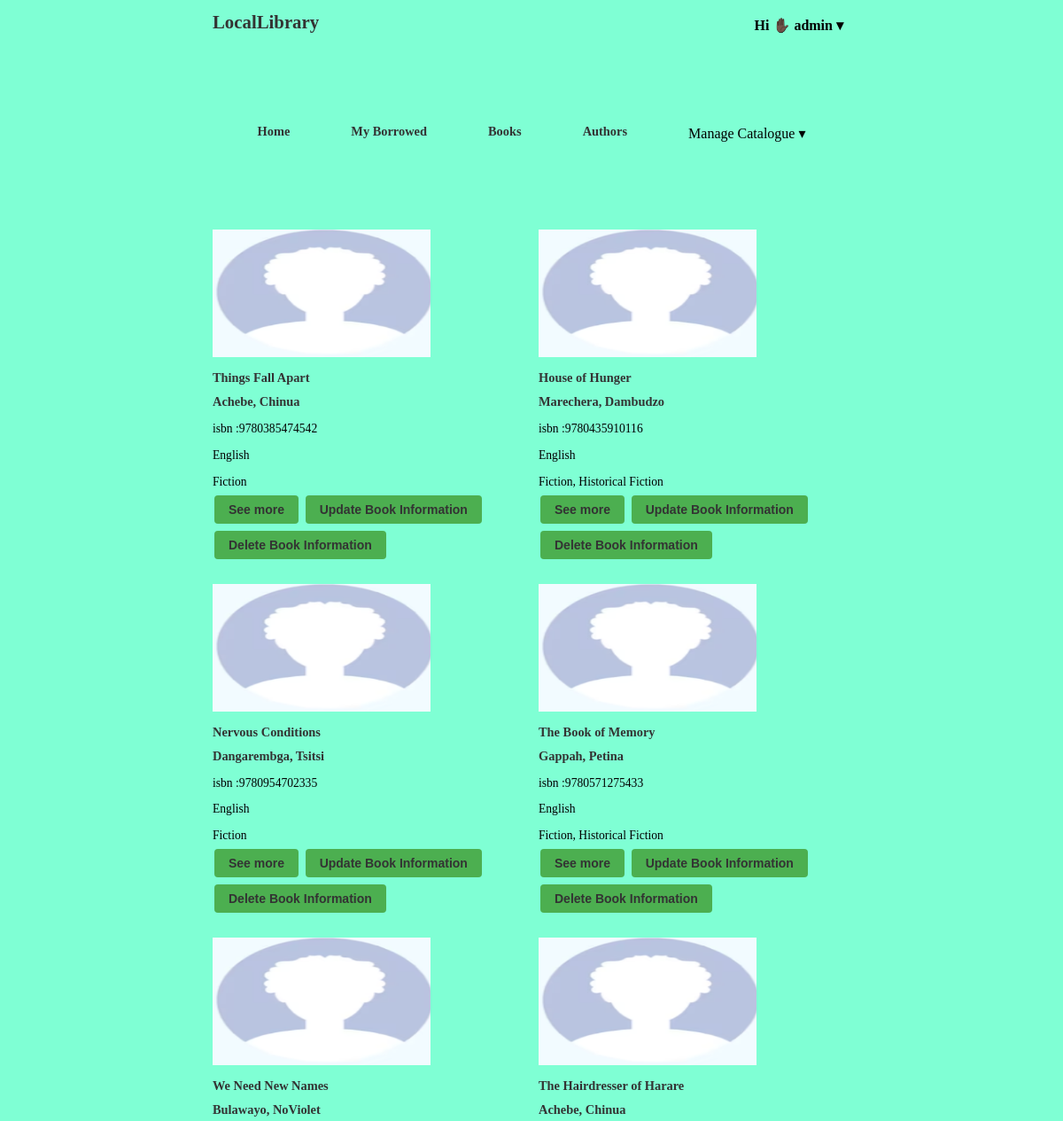
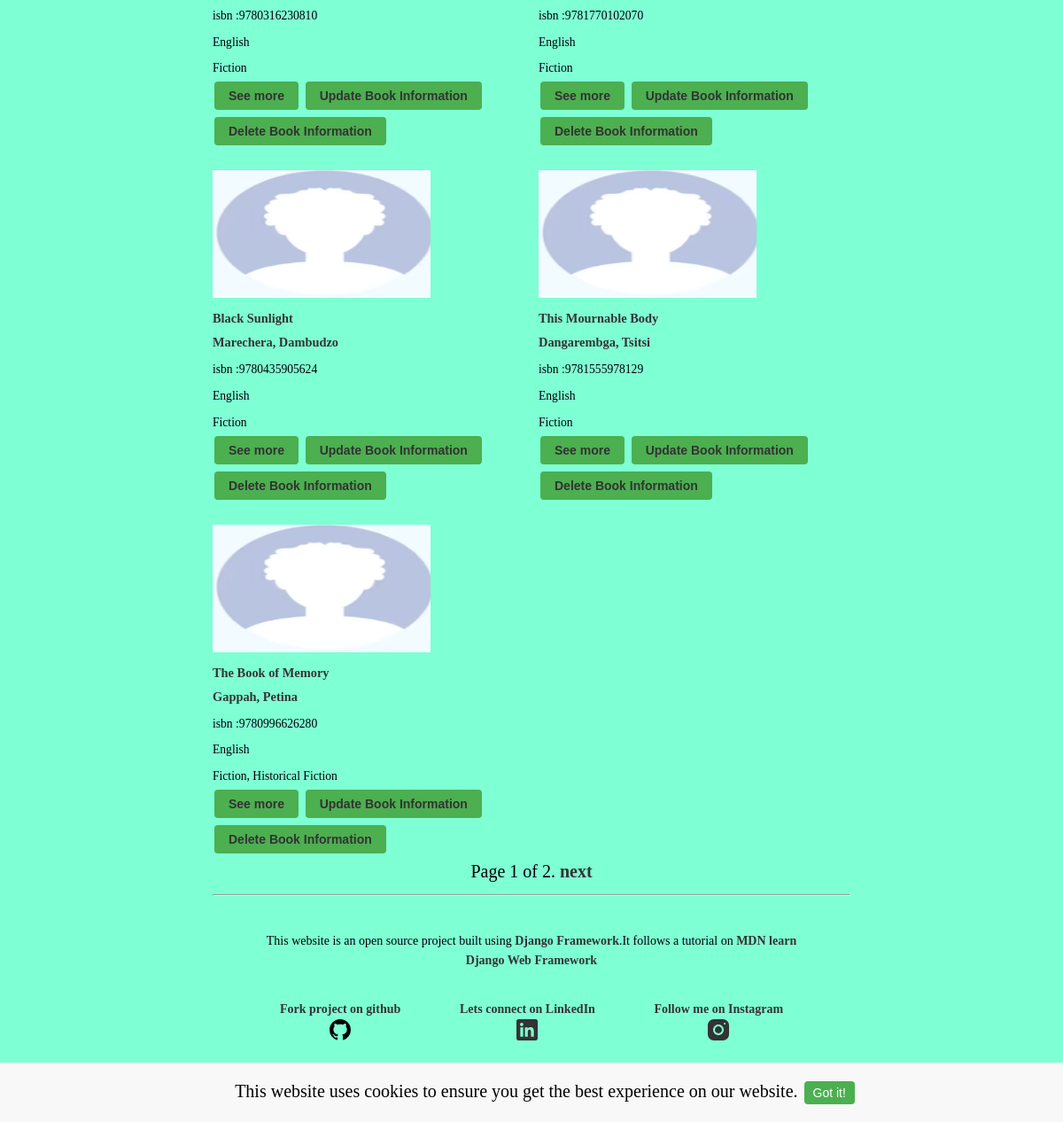
Page /catalog/books/ (signed in) on the committed database (2 pictures, top to bottom).
### catalog/models.py (models this page shows, shortened)
class Book(models.Model):
    title = models.CharField(max_length=200)
    author = models.ForeignKey('Author', on_delete=models.SET_NULL, null=True,related_name='books')
    summary = models.TextField(max_length=1000, help_text='Enter a brief description of the book')
    isbn = models.CharField('ISBN', max_length=13, unique=True,
                             help_text='13 Character <a href="https://www.isbn-international.org/content/what-isbn">ISBN number</a>')
    genre = models.ManyToManyField(Genre, help_text='Select a genre for this book')
    language =models.ForeignKey(Language,on_delete=models.PROTECT,null=True,blank=True)
    image = models.ImageField(upload_to='images/',null=True,default=get_default_image)
    class Meta:
        verbose_name = 'book'
        verbose_name_plural = 'books'
    def get_absolute_url(self):
        return reverse('book-detail', args=[str(self.id)])
    def display_genre(self):
       return ', '.join(genre.name for genre in self.genre.all()[:3])
    display_genre.short_description = 'Genre'

class Author(models.Model):
    first_name = models.CharField(max_length=100)
    last_name = models.CharField(max_length=100)
    date_of_birth = models.DateField(null=True, blank=True)
    date_of_death = models.DateField('Died', null=True, blank=True)
    image = models.ImageField(upload_to='images/',null=True,default=get_default_image)
    bio = models.TextField(max_length=1000, null=True, blank=True)
    birthplace = models.ForeignKey(Country,on_delete=models.PROTECT,null=True,blank=True)
    class Meta:
        ordering = ['last_name']
    def get_absolute_url(self):
        return reverse('author-detail', args=[str(self.id)])
    def __str__(self):
        return f'{self.last_name}, {self.first_name}'

class Language(models.Model):
   name=models.CharField(max_length=200)
   def __str__(self):
      return self.name

class Genre(models.Model):
    name = models.CharField(max_length=200, help_text='Enter a book genre (e.g. Science Fiction)')
    def __str__(self):
     return self.name

### catalog/views.py (the view)
# urls.py: path('books/',views.BookList.as_view(),name='books'),
class BookList(LoginRequiredMixin,ListView):
    model=models.Book
    queryset=models.Book.objects.all()
    paginate_by = 9
    def get_context_data(self, **kwargs):
        context = super(BookList,self).get_context_data(**kwargs)
        context['some_data']= 'This is just some data'
        return context

### catalog/templates/catalog/book_list.html (shortened to what this page needs)
{% extends 'base.html' %}
{% block content%}
<div class="books-list">
    {% if query %}
    <h2>Search results for "{{ query }}"</h2>
    {% if books %}
    <div class="books-list">
      {% for book in books %}
  <div class="book">
     <h2><a href="{{ book.get_absolute_url }}">{{ book.title }}</a></h2>
     <p>Author: <a href="{{ book.author.get_absolute_url }}"> {{ book.author }}</a></p>
     <p>Published: {{ book.published_date }}</p>
     <img src="{{ book.image.url }}" alt="" srcset="">
  </div>
      {% endfor %}
  </div>
    {% else %}
      <p>No results found.</p>
    {% endif %}
  {% else %}
  {% for book in book_list %}
  <ul class="book-list">
      <li> <img src="{{ book.image.url }}" alt="" srcset=""></li>
      <li class="book-title"> <a href="{{ book.get_absolute_url }}">{{ book.title }}</a> </li>
      <li class="book-author">  <a href="{{ book.author.get_absolute_url }}"> {{ book.author }}</a></li>
      <li class="book-isbn">isbn :{{ book.isbn }}</li>
      <li class="book-language">{{ book.language }}</li>
      <li class="book-genre">{{ book.genre.all|join:", " }}</li>
      <button><a href="{{ book.get_absolute_url }}">See more</a> </button>
      {% if perms.catalog.can_mark_returned %}
      <button><a href="{% url 'book-update' book.pk %}">Update Book Information</a></button>
      <button><a href="{% url 'book-delete' book.pk %}">Delete Book Information</a></button>
      {% endif %}
    </ul>
  {% empty %}
      <p>There are no books in the library.</p>
  {% endfor %}
{% endif %}
</div>
{% endblock %}

### catalog/templates/base.html (shortened to what this page needs)
<!DOCTYPE html>
<html lang="en">
<head>
  {% load static %}
  <link rel="stylesheet" href="{% static 'css/style.css'%}">
  <link rel="stylesheet" href="https://cdnjs.cloudflare.com/ajax/libs/font-awesome/4.7.0/css/font-awesome.min.css">
</head>
<body>
  <div class="cookie-notice">
    This website uses cookies to ensure you get the best experience on our website.
    <button onclick="closeCookieNotice()">Got it!</button>
  </div>
  <header>
    <nav class="navbar">
      <ul class="logo">
        <li><a href="{% url 'home' %}">LocalLibrary</a> </li>
        {% if user.is_authenticated %}
        <li class="dropdown">
          <div class="welcome-message dropbtn">Hi ✋🏿 <strong>{{ user.get_username }} &#9662;</strong></div>
        </li>
      </ul>
      <div class="menu" id="menu">
        <ul class="menu-items">
          <li><a href="{% url 'home' %}">Home</a></li>
          <li><a href="{% url 'my-borrowed' %}" class="active">My Borrowed</a></li>
          <li><a href="{% url 'books' %}">Books</a></li>
          <li><a href="{% url 'authors' %}">Authors</a></li>
          {% if perms.catalog.can_mark_returned %}
          <li class="dropdown">
            <div class="dropbtn">Manage Catalogue &#9662;</div>
          </li>
          {% endif %}
        </ul>
      </div>
    </nav>
    {% else %}
    <li><a href="{% url 'login' %}?next={{ request.path }}">Login</a>/<a href="{% url 'signup'%}">Register</a></li>
    </ul>
    {% endif %}
  </header>
  <main>
    {% block content %}{% endblock %}
    {% block pagination %}
    {% if is_paginated %}
    <div class="pagination">
      <span class="page-links">
        <span class="page-current">
          Page {{ page_obj.number }} of {{ page_obj.paginator.num_pages }}.
        </span>
        {% if page_obj.has_next %}
        <a href="{{ request.path }}?page={{ page_obj.next_page_number }}">next</a>
        {% endif %}
      </span>
    </div>
    {% endif %}
    {% endblock %}
  </main>
  <hr>
  <footer>
    <div class="footer-content">
      <p>This website is an open source project built using <a href="https://www.djangoproject.com/">Django
          Framework</a>.It follows a tutorial on <a
          href="https://developer.mozilla.org/en-US/docs/Learn/Server-side/Django/Introduction">MDN learn Django Web
          Framework</a> </p>
      <ul class="footer-links">
        <li>
          <a href="https://github.com/schawanji/locallibrary">Fork project on github
          </a>
        </li>
        <li>
          <a href="https://www.linkedin.com/in/schawanji/">Lets connect on LinkedIn
          </a>
        </li>
        <li>
          <a href="https://www.instagram.com/schawanji/">Follow me on Instagram
            </a>
        </li>
      </ul>
      <p>&copy; 2023. All rights reserved.</p>
    </div>
  </footer>
</body>
</html>

### catalog/static/css/style.css (style rules this page uses)
body { background-color: aquamarine; margin: 0 auto; width: 60%; line-height: 1.6; font-size: 20px; box-sizing: border-box; }
ul { list-style: none; padding: 0; margin: 0; line-height: 1.6; }
li { padding-top: 0.5rem; }
a { text-decoration: none; color: #333; font-weight: 700; }
img { max-width: 70%; max-height: 80%; width: 20rem; height: 18vh; }
.cookie-notice { position: fixed; bottom: 0; left: 0; width: 100%; background-color: #f8f8f8; padding: 1rem; text-align: center; }
.cookie-notice button { background-color: #4CAF50; color: white; border: none; padding: 5px 10px; font-size: 14px; cursor: pointer; }
.menu { padding: 1rem; margin-bottom: 3rem; }
nav ul { list-style-type: none; margin: 0; padding: 0; display: flex; justify-content: space-around; }
nav li { position: relative; }
.logo { list-style: none; display: flex; justify-content: space-between; font-size: 1.3rem; margin-bottom: 3rem; font-weight: 700; position: relative; }
.menu a, .dropdown .dropbtn { font-size: 0.9rem; padding: 0.5rem; }
.dropdown .dropbtn { font-size: 1rem; padding: 0.5rem; }
.dropdown { position: relative; display: inline-block; }
.books-list { display: grid; grid-template-columns: repeat(auto-fit, minmax(300px, 1fr)); gap: 1rem; align-items: end; font-size: 0.9rem; }
ul .book-genre { color: #000; }
.pagination { text-align: center; }
.book-title { line-height: 1rem; font-weight: 700; }
.book-isbn, .book-language, .book-genre { font-size: 0.85rem; }
.menu li { padding: 1rem; }
.menu a { text-decoration: none; }
button { background-color: #4caf50; border: none; color: white; padding: 8px 16px; text-align: center; text-decoration: none; display: inline-block; font-size: 14px; margin: 4px 2px; cursor: pointer; border-radius: 4px; }
footer { padding: 1rem; text-align: center; }
.footer-content { max-width: 90%; margin: 0 auto; }
.footer-content p { margin-bottom: 1rem; font-size: 14px; }
.footer-links { list-style-type: none; padding: 0; margin: 0; display: flex; justify-content: center; gap: 1rem; font-size: 14px; }
.footer-links li { padding: 1rem; }
.footer-links li a { color: #333; text-decoration: none; }

### rows in the picture
Book: image (placeholder picture), title "Things Fall Apart", author "Achebe, Chinua", isbn "9780385474542", language "English", genre.all "Fiction"
Book: image (placeholder picture), title "House of Hunger", author "Marechera, Dambudzo", isbn "9780435910116", language "English", genre.all "Fiction, Historical Fiction"
Book: image (placeholder picture), title "Nervous Conditions", author "Dangarembga, Tsitsi", isbn "9780954702335", language "English", genre.all "Fiction"
Book: image (placeholder picture), title "The Book of Memory", author "Gappah, Petina", isbn "9780571275433", language "English", genre.all "Fiction, Historical Fiction"
Book: image (placeholder picture), title "We Need New Names", author "Bulawayo, NoViolet", isbn "9780316230810", language "English", genre.all "Fiction"
Book: image (placeholder picture), title "The Hairdresser of Harare", author "Achebe, Chinua", isbn "9781770102070", language "English", genre.all "Fiction"
Book: image (placeholder picture), title "Black Sunlight", author "Marechera, Dambudzo", isbn "9780435905624", language "English", genre.all "Fiction"
Book: image (placeholder picture), title "This Mournable Body", author "Dangarembga, Tsitsi", isbn "9781555978129", language "English", genre.all "Fiction"
Book: image (placeholder picture), title "The Book of Memory", author "Gappah, Petina", isbn "9780996626280", language "English", genre.all "Fiction, Historical Fiction"

### other values in the picture
{{ user.get_username }} "admin"
{{ page_obj.number }} "1"
{{ page_obj.paginator.num_pages }} "2"
